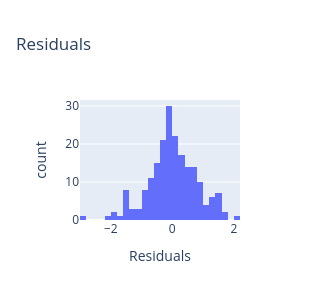
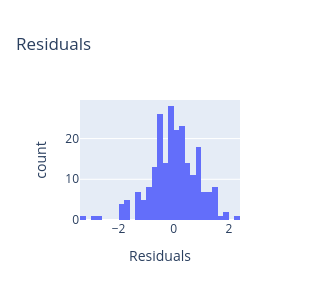
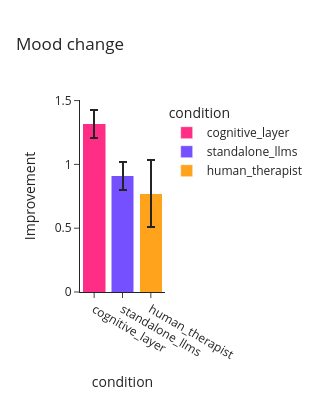

The notebook cell saved with these charts, in order:
### Markdown cell above
### Initial analysis（初步分析）

### Code cell
df = df_users[['pid','mood_t0','mood_t1','feel_human','belief_human']].copy()
df['mood_change'] = df['mood_t1'] - df['mood_t0']

df = df.merge(df_pids[['pid','condition','model']],on='pid',how='left')

display(df.groupby('condition')['mood_change'].agg(['mean','sem']))

# ------------------------------------------------------------------------------------------------------------------------------------
# 运行模型
# ------------------------------------------------------------------------------------------------------------------------------------

# --- 2x4 模型
model_df = df.loc[df['condition']!='human_therapist',].copy().reset_index(drop=True)

model_fit = smf.ols(
    f'mood_change ~ mood_t0 + C(model) * C(condition) * belief_human + C(model) * C(condition) * feel_human',
    data=model_df).fit()

display_residuals(model_fit)
anova_table = format_anova_table(model_fit)

print('[2 x 4 model]')
print(anova_table)

# --- 三因素模型
model_df = df.groupby(['pid','condition'])[[f'mood_change','mood_t0','belief_human','feel_human']].mean().reset_index()

model_fit = smf.ols(
    f'mood_change ~ mood_t0 + C(condition)*belief_human + C(condition)*feel_human',
    data=model_df).fit()

display_residuals(model_fit)
anova_table = format_anova_table(model_fit)

print('[3-way model]')
print(anova_table)

print(' ')
print(anova_pairwise_comparisons(model_fit))

# ------------------------------------------------------------------------------------------------------------------------------------
# 绘图
# ------------------------------------------------------------------------------------------------------------------------------------
df['mood_change_percent'] = df['mood_change'] / 6

summary = df.groupby(['condition'])['mood_change'].agg(['mean','sem']).reset_index()
fig = px.bar(
    summary,
    x='condition',
    y='mean',
    error_y='sem',
    color='condition',
    title='Mood change',
    barmode='stack',
    width=300,
    height=400,
    labels={'mean': 'Improvement'},
    category_orders={
        'condition': CONDITION_ORDER,
        'model': ['claude','llama','gemini','gpt4']
        },
    color_discrete_map=COLOURS,
    template='simple_white'
)
fig.show()

### Figure 1 — Plotly figure (JSON) as saved in the notebook; plotly's stock layout.template omitted (floating-point values rounded to 4 significant figures; data arrays with more than 128 entries replaced by an {"elided": "..."} marker saying what was removed)
{"data": [{"bingroup": "x", "hovertemplate": "variable=0<br>value=%{x}<br>count=%{y}<extra></extra>", "legendgroup": "0", "marker": {"color": "#636efa", "pattern": {"shape": ""}}, "name": "0", "orientation": "v", "showlegend": true, "type": "histogram", "x": {"elided": "201 float values"}, "xaxis": "x", "yaxis": "y"}], "layout": {"barmode": "relative", "height": 300, "legend": {"title": {"text": "variable"}, "tracegroupgap": 0}, "showlegend": false, "title": {"text": "Residuals"}, "width": 300, "xaxis": {"anchor": "y", "domain": [0, 1], "title": {"text": "Residuals"}}, "yaxis": {"anchor": "x", "domain": [0, 1], "title": {"text": "count"}}}}

### Figure 2 — Plotly figure (JSON) as saved in the notebook; plotly's stock layout.template omitted (floating-point values rounded to 4 significant figures; data arrays with more than 128 entries replaced by an {"elided": "..."} marker saying what was removed)
{"data": [{"bingroup": "x", "hovertemplate": "variable=0<br>value=%{x}<br>count=%{y}<extra></extra>", "legendgroup": "0", "marker": {"color": "#636efa", "pattern": {"shape": ""}}, "name": "0", "orientation": "v", "showlegend": true, "type": "histogram", "x": {"elided": "227 float values"}, "xaxis": "x", "yaxis": "y"}], "layout": {"barmode": "relative", "height": 300, "legend": {"title": {"text": "variable"}, "tracegroupgap": 0}, "showlegend": false, "title": {"text": "Residuals"}, "width": 300, "xaxis": {"anchor": "y", "domain": [0, 1], "title": {"text": "Residuals"}}, "yaxis": {"anchor": "x", "domain": [0, 1], "title": {"text": "count"}}}}

### Figure 3 — Plotly figure (JSON) as saved in the notebook; plotly's stock layout.template omitted (floating-point values rounded to 4 significant figures)
{"data": [{"error_y": {"array": [0.1125]}, "hovertemplate": "condition=%{x}<br>Improvement=%{y}<extra></extra>", "legendgroup": "cognitive_layer", "marker": {"color": "#ff2d86", "pattern": {"shape": ""}}, "name": "cognitive_layer", "orientation": "v", "showlegend": true, "textposition": "auto", "type": "bar", "x": ["cognitive_layer"], "xaxis": "x", "y": [1.317], "yaxis": "y"}, {"error_y": {"array": [0.1074]}, "hovertemplate": "condition=%{x}<br>Improvement=%{y}<extra></extra>", "legendgroup": "standalone_llms", "marker": {"color": "#7550ff", "pattern": {"shape": ""}}, "name": "standalone_llms", "orientation": "v", "showlegend": true, "textposition": "auto", "type": "bar", "x": ["standalone_llms"], "xaxis": "x", "y": [0.91], "yaxis": "y"}, {"error_y": {"array": [0.262]}, "hovertemplate": "condition=%{x}<br>Improvement=%{y}<extra></extra>", "legendgroup": "human_therapist", "marker": {"color": "#ffa21c", "pattern": {"shape": ""}}, "name": "human_therapist", "orientation": "v", "showlegend": true, "textposition": "auto", "type": "bar", "x": ["human_therapist"], "xaxis": "x", "y": [0.7692], "yaxis": "y"}], "layout": {"barmode": "stack", "height": 400, "legend": {"title": {"text": "condition"}, "tracegroupgap": 0}, "title": {"text": "Mood change"}, "width": 300, "xaxis": {"anchor": "y", "categoryarray": ["cognitive_layer", "standalone_llms", "human_therapist"], "categoryorder": "array", "domain": [0, 1], "title": {"text": "condition"}}, "yaxis": {"anchor": "x", "domain": [0, 1], "title": {"text": "Improvement"}}}}
